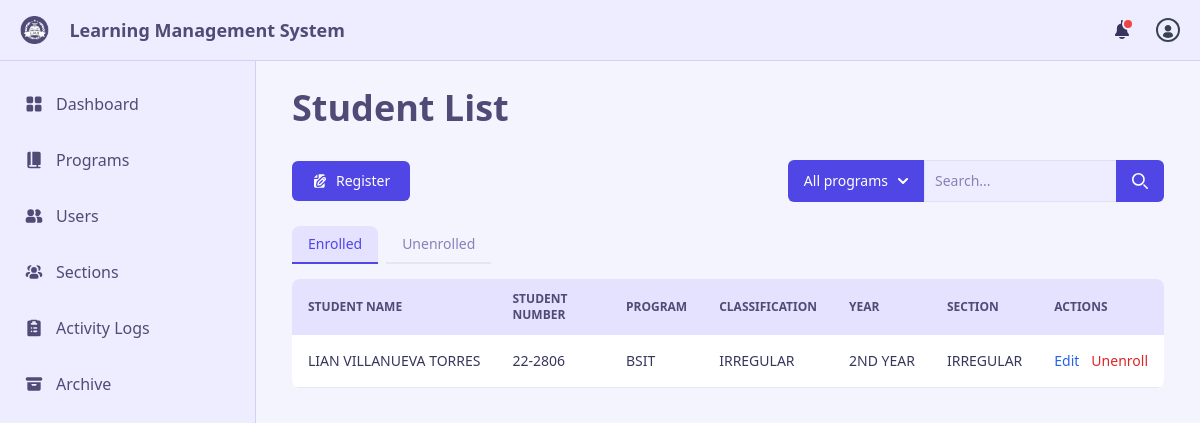
/admin/admin-user-student.php (signed in), run on the app's committed database.
### tables this page shows
CREATE TABLE `Students_Tbl` (
  `StudentID` int(11) NOT NULL,
  `FirstName` varchar(50) NOT NULL,
  `MiddleName` varchar(50) NOT NULL,
  `LastName` varchar(50) NOT NULL,
  `Suffix` varchar(10) NOT NULL,
  `StudentNum` varchar(10) NOT NULL,
  `BirthDate` date NOT NULL,
  `Program` varchar(10) NOT NULL,
  `Class` varchar(10) NOT NULL,
  `Section` varchar(10) NOT NULL,
  `YrLvl` varchar(10) NOT NULL,
  `Username` varchar(20) NOT NULL,
  `Password` varchar(255) NOT NULL,
  `Email` varchar(255) NOT NULL,
  `created_at` timestamp NOT NULL DEFAULT current_timestamp(),
  `updated_at` timestamp NOT NULL DEFAULT current_timestamp() ON UPDATE current_timestamp()
);

### admin/admin-user-student.php (the view, shortened to what this page needs)
<!DOCTYPE html>
<html lang="en">
<head>
  <script src="https://cdn.tailwindcss.com"></script>
  <script src="https://cdn.tailwindcss.com?plugins=forms,typography,aspect-ratio,line-clamp"></script>
  <link href="https://cdnjs.cloudflare.com/ajax/libs/flowbite/2.3.0/flowbite.min.css" rel="stylesheet" />
  <link rel="stylesheet" href="../assets/style.css">
</head>
<?php
include_once './side-nav-bar.php';
?>
<body class="bg-ghost-white">
  <div class="p-4 sm:ml-64 h-screen flex flex-col">
    <div class="pt-4 px-5 mt-14 flex-grow flex flex-col">
      <h1 class="font-bold text-4xl text-corn-flower-blue">Student List</h1>
      <div class="flex flex-column sm:flex-row flex-wrap space-y-4 sm:space-y-0 items-center justify-between pb-6 pt-8">
        <button type="button" data-modal-target="register-modal" data-modal-toggle="register-modal"
          class="px-5 py-2.5 text-sm font-medium inline-flex items-center rounded-md bg-neon-blue text-white cursor-pointer transition ease-in-out duration-300 hover:scale-105 hover:bg-free-speech-blue focus:ring-4 focus:outline-none focus:ring-perano">
          Register
        </button>
        <div class="flex">
          <button id="dropdown-button" data-dropdown-toggle="dropdown"
            class="flex-shrink-0 z-10 inline-flex items-center py-2.5 px-4 text-sm font-medium text-center text-white bg-neon-blue rounded-s-md hover:bg-free-speech-blue focus:ring-4 focus:outline-none focus:ring-perano transition ease-in-out duration-300"
            type="button">All programs
            <svg class="w-2.5 h-2.5 ms-2.5" aria-hidden="true" xmlns="http://www.w3.org/2000/svg" fill="none"
              viewBox="0 0 10 6">
              <path stroke="currentColor" stroke-linecap="round" stroke-linejoin="round" stroke-width="2"
                d="m1 1 4 4 4-4" />
            </svg>
          </button>
          <div class="relative w-[15rem]">
            <input type="search" id="search-dropdown"
              class="block p-2.5 w-full z-20 text-sm border border-lavender text-deep-koamaru bg-lav-sant rounded-e-lg focus:ring-neon-blue focus:border-neon-blue placeholder-moody-blue transition ease-in-out duration-300"
              placeholder="Search...">
            <button type="submit"
              class="absolute top-0 end-0 p-2.5 px-4 text-sm font-medium h-full text-white bg-neon-blue rounded-e-md hover:bg-free-speech-blue focus:ring-4 focus:outline-none focus:ring-perano transition duration-300 ease-in-out">
              <svg class="w-4 h-4" aria-hidden="true" xmlns="http://www.w3.org/2000/svg" fill="none"
                viewBox="0 0 20 20">
                <path stroke="currentColor" stroke-linecap="round" stroke-linejoin="round" stroke-width="2"
                  d="m19 19-4-4m0-7A7 7 0 1 1 1 8a7 7 0 0 1 14 0Z" />
              </svg>
            </button>
          </div>
        </div>
      </div>
      <div class="mb-4">
        <ul class="flex flex-wrap -mb-px text-sm font-medium text-center transition duration-300 ease-in-out"
          id="default-tab" data-tabs-toggle="tab-content" role="tablist" data-tabs-inactive-classes="text-moody-blue"
          data-tabs-active-classes="text-neon-blue border-neon-blue bg-ghost-lavender">
          <li class="me-2" role="presentation">
            <button
              class="inline-block px-4 py-2 hover:bg-ghost-lavender transition duration-300 ease-in-out border-b-2 rounded-t-lg"
              id="enrolled-table-tab" data-tabs-target="#enrolled" type="button" role="tab" aria-controls="enrolled"
              aria-selected="false">Enrolled</button>
          </li>
          <li class="me-2" role="presentation">
            <button
              class="inline-block px-4 py-2 hover:bg-ghost-lavender transition duration-300 ease-in-out border-b-2 rounded-t-lg"
              id="unenrolled-table-tab" data-tabs-target="#unenrolled" type="button" role="tab"
              aria-controls="unenrolled" aria-selected="false">Unenrolled</button>
          </li>
        </ul>
      </div>
      <div id="tab-content">
        <div class="hidden relative overflow-x-auto sm:rounded-lg" id="enrolled" role="tabpanel"
          aria-labelledby="enrolled-table-tab">
          <div class="max-h-[480px] overflow-y-auto">
            <table class="w-full text-sm text-left rtl:text-right text-deep-koamaru">
              <thead class="text-xs text-corn-flower-blue uppercase bg-ghost-lavender sticky top-0">
                <tr>
                  <th scope="col" class="px-4 py-3">
                    Student name
                  </th>
                  <th scope="col" class="px-4 py-3">
                    Student number
                  </th>
                  <th scope="col" class="px-4 py-3">
                    Program
                  </th>
                  <th scope="col" class="px-4 py-3">
                    Classification
                  </th>
                  <th scope="col" class="px-4 py-3">
                    Year
                  </th>
                  <th scope="col" class="px-4 py-3">
                    Section
                  </th>
                  <th scope="col" class="px-4 py-3">
                    Actions
                  </th>
                </tr>
              </thead>
              <tbody>
                <?php
                include '../models/config.php';
                $sql = "SELECT s.* FROM Students_Tbl s JOIN Users_Tbl u ON s.Username = u.Username WHERE u.Status='ACTIVE' ORDER BY updated_at DESC";
                $result = $conn->query($sql);
                if ($result->num_rows > 0) {
                  while ($row = $result->fetch_assoc()) {
                    echo "<tr class='bg-white border-b border-indigo-100'>";
                    echo '<th scope="row" class="px-4 py-4 font-medium text-deep-koamaru whitespace-nowrap">' . $row["FirstName"] . " " . $row["MiddleName"] . " " . $row["LastName"] . " " . $row["Suffix"] . "</th>";
                    echo '<td class="px-4 py-4 truncate">' . $row["StudentNum"] . "</td>";
                    echo '<td class="px-4 py-4 truncate">' . $row["Program"] . "</td>";
                    echo '<td class="pl-4 py-4 truncate">' . $row["Class"] . "</td>";
                    echo '<td class="px-4 py-4 truncate">' . $row["YrLvl"] . "</td>";
                    echo '<td class="px-4 py-4 truncate">' . $row["Section"] . "</td>";
                    echo "<td class='flex items-center px-4 py-4'><button data-modal-target='edit-student-modal' data-modal-toggle='edit-student-modal' class='edit-button font-medium text-blue-600 dark:text-blue-500 hover:underline'>Edit</button>";
                    echo "<button data-modal-target='unenroll-modal' data-modal-toggle='unenroll-modal' class='unenrolls font-medium text-red-600 dark:text-red-500 hover:underline ms-3'>Unenroll</button></td>";
                    echo "</tr>";
                  }
                } else {
                  echo '<td class="px-4 py-4">0 results</td>';
                }
                ?>
              </tbody>
            </table>
          </div>
        </div>
      </div>
    </div>
  </div>
  <script src="../assets/tailwind.config.js"></script>
</body>
</html>

### data on the page
students_tbl: FirstName "LIAN", MiddleName "VILLANUEVA", LastName "TORRES", StudentNum "22-2806", Program "BSIT", Class "IRREGULAR", YrLvl "2ND YEAR", Section "IRREGULAR"
